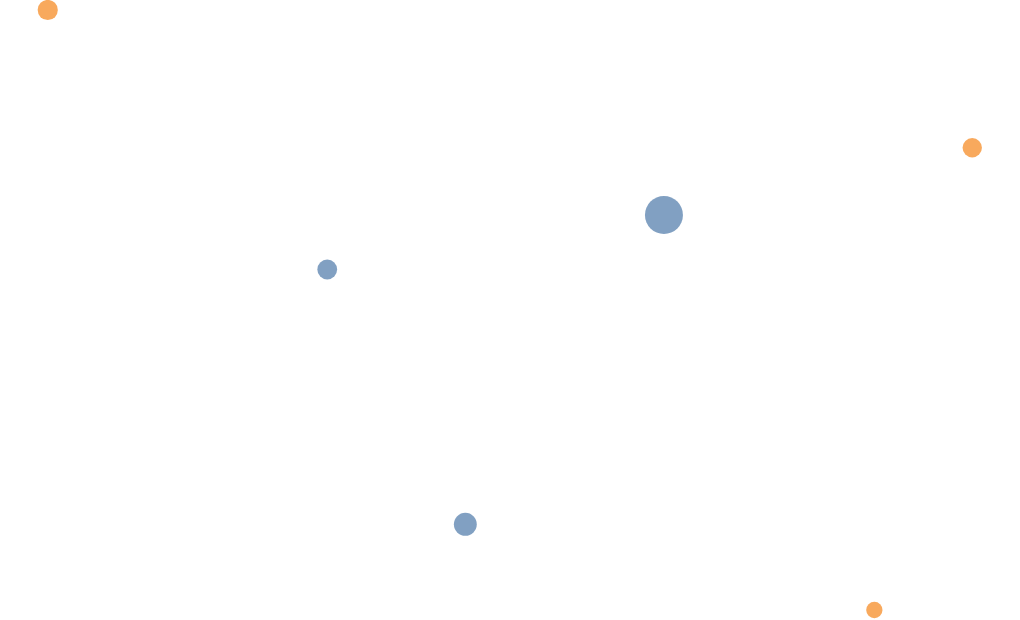

Write the Vega-Lite specification saved for this chart.
### Vega-Lite specification from a JSON file in a GitHub repository (floating-point values rounded to 4 significant figures)
{"$schema": "https://vega.github.io/schema/vega-lite/v6.json", "padding": 5, "autosize": "none", "width": 500, "height": 300, "data": {"values": [{"city": "Seattle", "lon": -122.3, "lat": 47.61, "pop": 0.74, "kind": "port"}, {"city": "Denver", "lon": -105.0, "lat": 39.74, "pop": 0.71, "kind": "hub"}, {"city": "Austin", "lon": -97.74, "lat": 30.27, "pop": 0.96, "kind": "hub"}, {"city": "Chicago", "lon": -87.63, "lat": 41.88, "pop": 2.7, "kind": "hub"}, {"city": "Boston", "lon": -71.06, "lat": 42.36, "pop": 0.68, "kind": "port"}, {"city": "Miami", "lon": -80.19, "lat": 25.76, "pop": 0.47, "kind": "port"}]}, "projection": {"type": "albersUsa"}, "mark": "circle", "encoding": {"longitude": {"field": "lon", "type": "quantitative"}, "latitude": {"field": "lat", "type": "quantitative"}, "size": {"field": "pop", "type": "quantitative"}, "color": {"field": "kind", "type": "nominal"}}}
